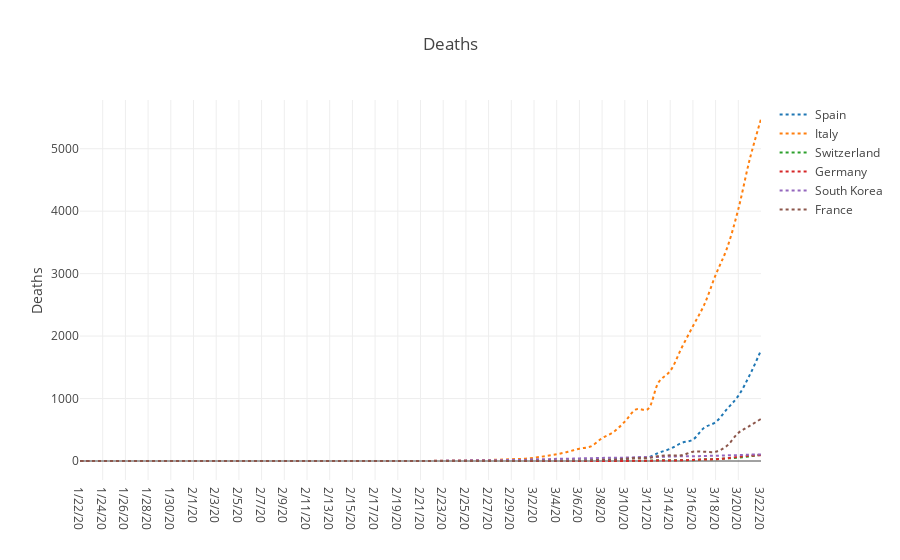

The notebook cell saved with this chart:
### Code cell
# Quelle: https://www.youtube.com/watch?v=XUNaGFa9xCM
# dort gibt es ein weiteres Beispiel mit Widgets und interactive
#df.loc[df['Country/Region'] == "Italy"]

import plotly as py
import plotly.graph_objs as go
import ipywidgets as widgets
import numpy as np
py.offline.init_notebook_mode(connected=True)

layout = go.Layout(
    title='Deaths',
    yaxis=dict(
        title='Deaths'
    ),
)

trace0 = go.Scatter(
    x=df_selec.loc[df['Country/Region'] == c_s[0],"Date"],
    y=df_selec.loc[df['Country/Region'] == c_s[0], "Deaths"],
    mode='lines',
    name=c_s[0],
    line=dict(
        shape='spline',
        dash='dot'
    )
)
trace1 = go.Scatter(
    x=df_selec.loc[df['Country/Region'] == c_s[1],"Date"],
    y=df_selec.loc[df['Country/Region'] == c_s[1],"Deaths"],
    mode='lines',
    name=c_s[1],
    line=dict(
        shape='spline',
        dash='dot'
    )
)
trace2 = go.Scatter(
    x=df_selec.loc[df['Country/Region'] == c_s[2],"Date"],
    y=df_selec.loc[df['Country/Region'] == c_s[2], "Deaths"],
    mode='lines',
    name=c_s[2],
    line=dict(
        shape='spline',
        dash='dot'
    )
)
trace3 = go.Scatter(
    x=df_selec.loc[df['Country/Region'] == c_s[3],"Date"],
    y=df_selec.loc[df['Country/Region'] == c_s[3],"Deaths"],
    mode='lines',
    name=c_s[3],
    line=dict(
        shape='spline',
        dash='dot'
    )
)
trace4 = go.Scatter(
    x=df_selec.loc[df['Country/Region'] == c_s[4],"Date"],
    y=df_selec.loc[df['Country/Region'] == c_s[4], "Deaths"],
    mode='lines',
    name=c_s[4],
    line=dict(
        shape='spline',
        dash='dot'
    )
)
trace5 = go.Scatter(
    x=df_selec.loc[df['Country/Region'] == c_s[5],"Date"],
    y=df_selec.loc[df['Country/Region'] == c_s[5],"Deaths"],
    mode='lines',
    name=c_s[5],
    line=dict(
        shape='spline',
        dash='dot'
    )
)

fig = go.Figure(data=[trace0, trace1, trace2, trace3, trace4, trace5], layout=layout)
py.offline.iplot(fig)

### Figure 1 — Plotly figure (JSON) as saved in the notebook; plotly's stock layout.template omitted (floating-point values rounded to 4 significant figures)
{"data": [{"line": {"dash": "dot", "shape": "spline"}, "mode": "lines", "name": "Spain", "type": "scatter", "x": ["1/22/20", "1/23/20", "1/24/20", "1/25/20", "1/26/20", "1/27/20", "1/28/20", "1/29/20", "1/30/20", "1/31/20", "2/1/20", "2/2/20", "2/3/20", "2/4/20", "2/5/20", "2/6/20", "2/7/20", "2/8/20", "2/9/20", "2/10/20", "2/11/20", "2/12/20", "2/13/20", "2/14/20", "2/15/20", "2/16/20", "2/17/20", "2/18/20", "2/19/20", "2/20/20", "2/21/20", "2/22/20", "2/23/20", "2/24/20", "2/25/20", "2/26/20", "2/27/20", "2/28/20", "2/29/20", "3/1/20", "3/2/20", "3/3/20", "3/4/20", "3/5/20", "3/6/20", "3/7/20", "3/8/20", "3/9/20", "3/10/20", "3/11/20", "3/12/20", "3/13/20", "3/14/20", "3/15/20", "3/16/20", "3/17/20", "3/18/20", "3/19/20", "3/20/20", "3/21/20", "3/22/20"], "y": [0, 0, 0, 0, 0, 0, 0, 0, 0, 0, 0, 0, 0, 0, 0, 0, 0, 0, 0, 0, 0, 0, 0, 0, 0, 0, 0, 0, 0, 0, 0, 0, 0, 0, 0, 0, 0, 0, 0, 0, 0, 1, 2, 3, 5, 10, 17, 28, 35, 54, 55, 133, 195, 289, 342, 533, 623, 830, 1043, 1375, 1772]}, {"line": {"dash": "dot", "shape": "spline"}, "mode": "lines", "name": "Italy", "type": "scatter", "x": ["1/22/20", "1/23/20", "1/24/20", "1/25/20", "1/26/20", "1/27/20", "1/28/20", "1/29/20", "1/30/20", "1/31/20", "2/1/20", "2/2/20", "2/3/20", "2/4/20", "2/5/20", "2/6/20", "2/7/20", "2/8/20", "2/9/20", "2/10/20", "2/11/20", "2/12/20", "2/13/20", "2/14/20", "2/15/20", "2/16/20", "2/17/20", "2/18/20", "2/19/20", "2/20/20", "2/21/20", "2/22/20", "2/23/20", "2/24/20", "2/25/20", "2/26/20", "2/27/20", "2/28/20", "2/29/20", "3/1/20", "3/2/20", "3/3/20", "3/4/20", "3/5/20", "3/6/20", "3/7/20", "3/8/20", "3/9/20", "3/10/20", "3/11/20", "3/12/20", "3/13/20", "3/14/20", "3/15/20", "3/16/20", "3/17/20", "3/18/20", "3/19/20", "3/20/20", "3/21/20", "3/22/20"], "y": [0, 0, 0, 0, 0, 0, 0, 0, 0, 0, 0, 0, 0, 0, 0, 0, 0, 0, 0, 0, 0, 0, 0, 0, 0, 0, 0, 0, 0, 0, 1, 2, 3, 7, 10, 12, 17, 21, 29, 34, 52, 79, 107, 148, 197, 233, 366, 463, 631, 827, 827, 1266, 1441, 1809, 2158, 2503, 2978, 3405, 4032, 4825, 5476]}, {"line": {"dash": "dot", "shape": "spline"}, "mode": "lines", "name": "Switzerland", "type": "scatter", "x": ["1/22/20", "1/23/20", "1/24/20", "1/25/20", "1/26/20", "1/27/20", "1/28/20", "1/29/20", "1/30/20", "1/31/20", "2/1/20", "2/2/20", "2/3/20", "2/4/20", "2/5/20", "2/6/20", "2/7/20", "2/8/20", "2/9/20", "2/10/20", "2/11/20", "2/12/20", "2/13/20", "2/14/20", "2/15/20", "2/16/20", "2/17/20", "2/18/20", "2/19/20", "2/20/20", "2/21/20", "2/22/20", "2/23/20", "2/24/20", "2/25/20", "2/26/20", "2/27/20", "2/28/20", "2/29/20", "3/1/20", "3/2/20", "3/3/20", "3/4/20", "3/5/20", "3/6/20", "3/7/20", "3/8/20", "3/9/20", "3/10/20", "3/11/20", "3/12/20", "3/13/20", "3/14/20", "3/15/20", "3/16/20", "3/17/20", "3/18/20", "3/19/20", "3/20/20", "3/21/20", "3/22/20"], "y": [0, 0, 0, 0, 0, 0, 0, 0, 0, 0, 0, 0, 0, 0, 0, 0, 0, 0, 0, 0, 0, 0, 0, 0, 0, 0, 0, 0, 0, 0, 0, 0, 0, 0, 0, 0, 0, 0, 0, 0, 0, 0, 0, 1, 1, 1, 2, 2, 3, 4, 4, 11, 13, 14, 14, 27, 28, 41, 54, 75, 98]}, {"line": {"dash": "dot", "shape": "spline"}, "mode": "lines", "name": "Germany", "type": "scatter", "x": ["1/22/20", "1/23/20", "1/24/20", "1/25/20", "1/26/20", "1/27/20", "1/28/20", "1/29/20", "1/30/20", "1/31/20", "2/1/20", "2/2/20", "2/3/20", "2/4/20", "2/5/20", "2/6/20", "2/7/20", "2/8/20", "2/9/20", "2/10/20", "2/11/20", "2/12/20", "2/13/20", "2/14/20", "2/15/20", "2/16/20", "2/17/20", "2/18/20", "2/19/20", "2/20/20", "2/21/20", "2/22/20", "2/23/20", "2/24/20", "2/25/20", "2/26/20", "2/27/20", "2/28/20", "2/29/20", "3/1/20", "3/2/20", "3/3/20", "3/4/20", "3/5/20", "3/6/20", "3/7/20", "3/8/20", "3/9/20", "3/10/20", "3/11/20", "3/12/20", "3/13/20", "3/14/20", "3/15/20", "3/16/20", "3/17/20", "3/18/20", "3/19/20", "3/20/20", "3/21/20", "3/22/20"], "y": [0, 0, 0, 0, 0, 0, 0, 0, 0, 0, 0, 0, 0, 0, 0, 0, 0, 0, 0, 0, 0, 0, 0, 0, 0, 0, 0, 0, 0, 0, 0, 0, 0, 0, 0, 0, 0, 0, 0, 0, 0, 0, 0, 0, 0, 0, 0, 2, 2, 3, 3, 7, 9, 11, 17, 24, 28, 44, 67, 84, 94]}, {"line": {"dash": "dot", "shape": "spline"}, "mode": "lines", "name": "South Korea", "type": "scatter", "x": ["1/22/20", "1/23/20", "1/24/20", "1/25/20", "1/26/20", "1/27/20", "1/28/20", "1/29/20", "1/30/20", "1/31/20", "2/1/20", "2/2/20", "2/3/20", "2/4/20", "2/5/20", "2/6/20", "2/7/20", "2/8/20", "2/9/20", "2/10/20", "2/11/20", "2/12/20", "2/13/20", "2/14/20", "2/15/20", "2/16/20", "2/17/20", "2/18/20", "2/19/20", "2/20/20", "2/21/20", "2/22/20", "2/23/20", "2/24/20", "2/25/20", "2/26/20", "2/27/20", "2/28/20", "2/29/20", "3/1/20", "3/2/20", "3/3/20", "3/4/20", "3/5/20", "3/6/20", "3/7/20", "3/8/20", "3/9/20", "3/10/20", "3/11/20", "3/12/20", "3/13/20", "3/14/20", "3/15/20", "3/16/20", "3/17/20", "3/18/20", "3/19/20", "3/20/20", "3/21/20", "3/22/20"], "y": [0, 0, 0, 0, 0, 0, 0, 0, 0, 0, 0, 0, 0, 0, 0, 0, 0, 0, 0, 0, 0, 0, 0, 0, 0, 0, 0, 0, 0, 1, 2, 2, 6, 8, 10, 12, 13, 13, 16, 17, 28, 28, 35, 35, 42, 44, 50, 53, 54, 60, 66, 66, 72, 75, 75, 81, 84, 91, 94, 102, 104]}, {"line": {"dash": "dot", "shape": "spline"}, "mode": "lines", "name": "France", "type": "scatter", "x": ["1/22/20", "1/23/20", "1/24/20", "1/25/20", "1/26/20", "1/27/20", "1/28/20", "1/29/20", "1/30/20", "1/31/20", "2/1/20", "2/2/20", "2/3/20", "2/4/20", "2/5/20", "2/6/20", "2/7/20", "2/8/20", "2/9/20", "2/10/20", "2/11/20", "2/12/20", "2/13/20", "2/14/20", "2/15/20", "2/16/20", "2/17/20", "2/18/20", "2/19/20", "2/20/20", "2/21/20", "2/22/20", "2/23/20", "2/24/20", "2/25/20", "2/26/20", "2/27/20", "2/28/20", "2/29/20", "3/1/20", "3/2/20", "3/3/20", "3/4/20", "3/5/20", "3/6/20", "3/7/20", "3/8/20", "3/9/20", "3/10/20", "3/11/20", "3/12/20", "3/13/20", "3/14/20", "3/15/20", "3/16/20", "3/17/20", "3/18/20", "3/19/20", "3/20/20", "3/21/20", "3/22/20"], "y": [0, 0, 0, 0, 0, 0, 0, 0, 0, 0, 0, 0, 0, 0, 0, 0, 0, 0, 0, 0, 0, 0, 0, 0, 1, 1, 1, 1, 1, 1, 1, 1, 1, 1, 1, 2, 2, 2, 2, 2, 3, 4, 4, 6, 9, 11, 19, 19, 33, 48, 48, 79, 91, 91, 148, 148, 148, 243, 450, 562, 674]}], "layout": {"title": "Deaths", "yaxis": {"title": "Deaths"}}}
